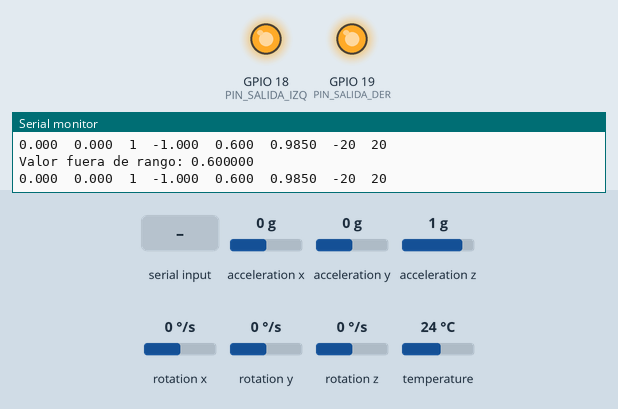
Bench run of a sketch on a simulated ESP32. Parts: output pins drawn as LEDs (lit = HIGH), the last lines printed to the serial monitor. Dashed ring = blinking. The test bench sets the inputs (shaded band); at power-on: acceleration x 0 g, acceleration y 0 g, acceleration z 1 g, rotation x 0 °/s, rotation y 0 °/s, rotation z 0 °/s, temperature 24 °C. EEPROM starts erased; nothing arrives over Bluetooth unless stated.

Above: at 1.2 s.
1.3 s: "ANGULOS\n" received over the second serial link
At 2.98 s:
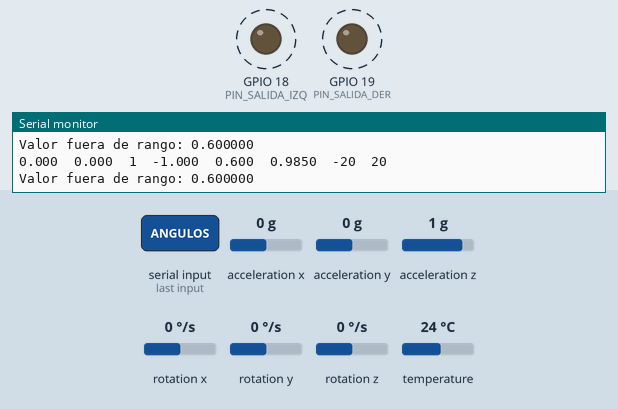
4.3 s: acceleration x set to -1.4 g
At 5.6 s:
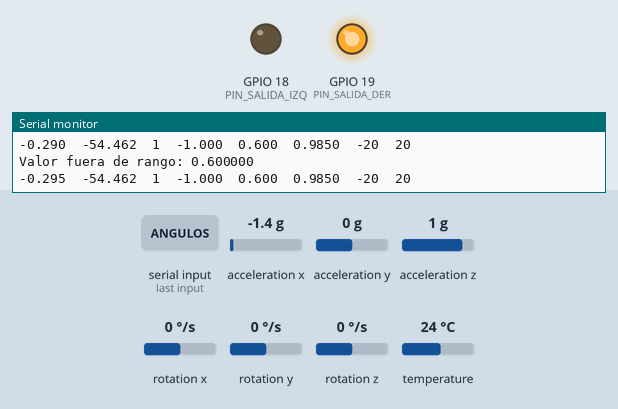
6.1 s: "OFF_SET\n" received over the second serial link
At 7.7 s:
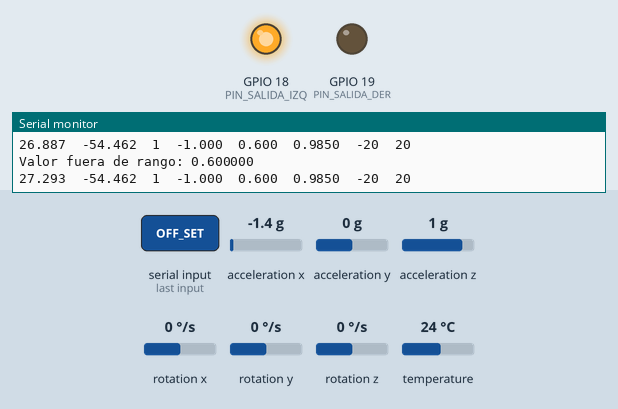
8.0 s: "CL,1\n" received over the second serial link
At 9.1 s:
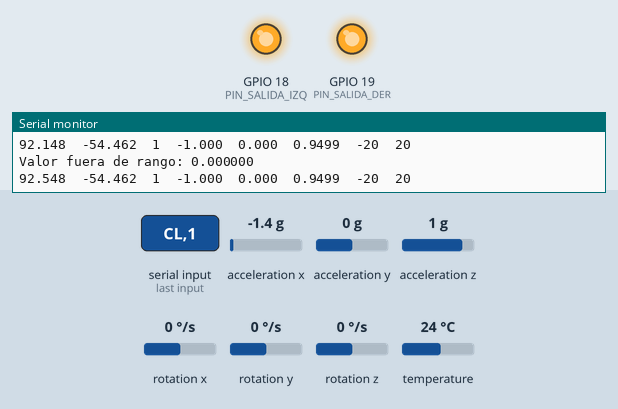
Timing chart, 0 to 10.5 s (numbered marks = the images above; inputs shaded):
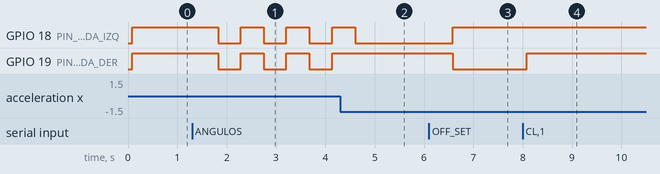

The sketch:

IMU_NUEVO.ino
```cpp
// IMU_proyecto.ino

#include <Wire.h>
#include "BluetoothSerial.h"
#include <Adafruit_MPU6050.h>
#include <Adafruit_Sensor.h>
//#include <Preferences.h> // Ya incluido en config_manager, pero lo dejamos por si acaso.

// Incluye nuestros módulos
#include "shared_data.h"
#include "config_manager.h"
#include "relay_control.h"
#include "mpu_handler.h"
#include "bluetooth_handler.h"

// Handles de las tareas de FreeRTOS
TaskHandle_t mpuTaskHandle;
TaskHandle_t bluetoothTaskHandle;

void setup() {
  Serial.begin(115200);
  while (!Serial) {
    delay(10);
  }
  Serial.println("Iniciando configuracion del ESP32...");

  // 1. Inicializar el Mutex para proteger datos compartidos
  xMutex_MPU_Data = xSemaphoreCreateMutex();
  if (xMutex_MPU_Data == NULL) {
    Serial.println("ERROR: No se pudo crear el Mutex de datos del MPU. Deteniendo...");
    while(1);
  } else {
    Serial.println("Mutex para datos del MPU creado correctamente.");
  }

  // 2. Inicializar la gestión de preferencias (para guardar/cargar configuración)
  if (!config_init()) {
    Serial.println("ERROR: No se pudo inicializar Preferences. Deteniendo...");
    while(1);
  }

  // g_modo = MODO_AUTOMATICO;
  // config_save_profile();

  config_load_profile(); // Cargar el perfil de configuración inicial
  config_print_all(); // Imprimir configuración cargada (para depuración)


  // 3. Inicializar los pines de los relés
  relays_init();

  // 4. Inicializar Bluetooth Serial
  // NombreBT se carga desde config_load_profile()
  SerialBT.begin(g_NombreBT);
  Serial.printf("%s Listo en el Nucleo...: %d\n", g_NombreBT.c_str(), xPortGetCoreID());


  // 5. Crear Tarea para MPU6050 en Core 0
  xTaskCreatePinnedToCore(
    mpu_task_core0,
    "MPU_Task",
    // Aumentamos el stack size como precaución
    8192, // Stack size (en bytes). Aumentado de 4096 para mayor seguridad.
    NULL,
    5, // Prioridad de la tarea
    &mpuTaskHandle, // Handle de la tarea
    0  // Núcleo 0
  );
  Serial.println("Tarea 'MPU_Task' creada en Core 0.");

  // 6. Crear Tarea para Bluetooth en Core 1
  xTaskCreatePinnedToCore(
    bluetooth_task_core1,
    "Bluetooth_Task",
    // Aumentamos el stack size para Bluetooth que consume bastante.
    12288, // Stack size (en bytes). Aumentado de 8192 para mayor seguridad.
    NULL,
    5, // Prioridad de la tarea
    &bluetoothTaskHandle, // Handle de la tarea
    1  // Núcleo 1
  );
  Serial.println("Tarea 'Bluetooth_Task' creada en Core 1.");

  Serial.println("Configuracion inicial del ESP32 completada. Las tareas estan ejecutandose.");
}


// loop() se mantiene vacío ya que FreeRTOS gestiona las tareas.
void loop() {
  // Las tareas de FreeRTOS se ejecutan de forma independiente.
  // Puedes usar este loop si necesitas algo que no sea una tarea FreeRTOS,
  // pero generalmente no es necesario en proyectos con FreeRTOS.
  delay(10); // Pequeño delay para evitar un loop vacío y hambriento de CPU.
}
```

bluetooth_handler.cpp
```cpp
// bluetooth_handler.cpp

#include "bluetooth_handler.h"

String MensajeCompleto = ""; // Buffer para el mensaje completo recibido por BT
String cadena_bt_salida = ""; // Cadena para el mensaje a enviar por BT


void bluetooth_task_core1(void *pvParameters) {
  Serial.printf("[Core 1] Bluetooth_Task: Iniciada en el Nucleo %d\n", xPortGetCoreID());

  for (;;) {
    process_bluetooth_data(); // Llamar a la función que maneja RX/TX
    vTaskDelay(g_ImuDelay / portTICK_PERIOD_MS); // Usar el mismo delay que el MPU para sincronizar la lectura
  }
}

void process_bluetooth_data() {
  // Tomar el mutex para leer datos compartidos y luego generar la cadena de salida
  if (xSemaphoreTake(xMutex_MPU_Data, portMAX_DELAY) == pdTRUE) {
    // Generación de la cadena de salida (TU FORMATO ORIGINAL)
    cadena_bt_salida = "CL,";                                     // 00 - CARACTERES PARA DETERMINAR SI LA CADENA ES VALIDA
    if (g_invertir == 0) {
        cadena_bt_salida += String(g_Roll) + ",";                 // 01 - ANGULO DE INCLINACION FINAL
        }else{
          cadena_bt_salida += String(-g_Roll) + ",";              // 01 - ANGULO DE INCLINACION FINAL
        }
    cadena_bt_salida += String(g_FILTRO * 10000) + ",";           // 02 - FILTRO COMPLEMENTARIO
    cadena_bt_salida += String(g_ang_limite) + ",";               // 03 - ANGULO LIMITE PARA EL DISPARO DE SALIDAS
    cadena_bt_salida += String(g_CICLOS_ACT) + ",";               // 04 - HISTERESIS PARA LA ACTIVACION (CICLOS * DELAY)
    cadena_bt_salida += String(g_CICLOS_DES) + ",";               // 05 - HISTERESIS PARA LA DESACTIVACION (CICLOS * DELAY)
    cadena_bt_salida += String(g_eje) + ",";                      // 06 - EJE DE ACTUACION (Y O X)
    cadena_bt_salida += String(g_invertir) + ",";                 // 07 - INVERTIR 180 DE LA ECU SOBRE EL EJE Z
    cadena_bt_salida += String(g_modo) + ",";                     // 08 - MODO AUTOMATICO O MANUAL
    cadena_bt_salida += String(!g_salidaLuzAuxIzq) + ",";         // 09 - SALIDA IZQUIERDA (estado final, invertido)
    cadena_bt_salida += String(!g_salidaLuzAuxDer) + ",";         // 10 - SALIDA DERECHA (estado final, invertido)
    cadena_bt_salida += String(g_ImuDelay) + ",";                 // 11 - DELAY EN LAS LECTURAS Y TRANSMISION
    cadena_bt_salida += String(g_EMA_ALPHA) + ",";                // 12 - FACTOR FILTRO PASA BAJOS PARA EL ACELEROMETRO
    cadena_bt_salida += String(g_accelX) + ",";                   // 13 - ACELERACION EN X
    cadena_bt_salida += String(g_accelY) + ",";                   // 14 - ACELERACION EN Y
    cadena_bt_salida += String(g_YAW_ALPHA) + ",";                // 15 - FACTOR PARA COMPENZAR INCLINACION CON EL YAW (VELOCIDAD ANGULAR)
    cadena_bt_salida += String(g_gyroZ * g_YAW_ALPHA) + ",";      // 16 - VELOCIDAD ANGULAR (YA aplicada a YAW_ALPHA)
    cadena_bt_salida += String(g_GYRO_ESC) + ",";                 // 17 - FACTOR EN EL QUE DIVIDO EL DATO CRUDO DEL GIROSCOPIO
    cadena_bt_salida += String(g_ang_limite2) + ",";              // 18 - ANGULO LIMITE PARA EL APAGADO DE LAS SALIDAS
    cadena_bt_salida += String(g_perfil) + ",";                   // 19 - PERFIL DE USUARIO
    cadena_bt_salida += g_NombreBT;                               // 20 - NOMBRE DEL DISPOSITIVO

    SerialBT.print(cadena_bt_salida);
    SerialBT.flush(); // Limpia el buffer de comunicación. Podría causar un poco de lentitud si el ImuDelay es muy bajo.

    xSemaphoreGive(xMutex_MPU_Data); // Liberar el mutex después de usar los datos
  }

  // Recepción y decodificación de comandos Bluetooth
  if (SerialBT.available()) {
    MensajeCompleto = SerialBT.readStringUntil('\n');
    Serial.println("BT Rx: " + MensajeCompleto); // Imprimir en Serial para depuración
    Decodifico(MensajeCompleto); // Decodificar el mensaje
  }
}

int Decodifico(String msg) {
  // No necesitamos mutex aquí porque solo leemos la cadena de entrada
  // y luego modificamos variables globales protegidas por mutex en el bloque if

  // --- DEBUG: Imprime el mensaje completo que recibe Decodifico ---
  Serial.print("Decodifico recibe msg (con comillas): '");
  Serial.print(msg);
  Serial.println("'");
  Serial.printf("Decodifico recibe msg Longitud: %d\n", msg.length());
  // --- FIN DEBUG ---

  String elemento0; // Declaramos elemento0 aquí

  // --- Extracción manual del primer elemento ---
  int firstCommaIndex = msg.indexOf(',');
  if (firstCommaIndex != -1) {
    elemento0 = msg.substring(0, firstCommaIndex);
  } else {
    // Si no hay coma, significa que el mensaje completo es el primer elemento (ej. "CALIB")
    elemento0 = msg;
  }
  // --- Fin de la extracción manual ---

  // --- ¡CRUCIAL! Limpia y normaliza el primer elemento ---
  elemento0.trim();       // Elimina espacios en blanco, \r, \n al principio y al final
  elemento0.toUpperCase(); // Convierte todo a mayúsculas para una comparación robusta

  // CAMBIO LOS PARAMETROS
  if (elemento0.equals("CL")) {
    Serial.println("¡ENTRANDO EN IF 'CL'! Procesando parámetros..."); // Mensaje de confirmación

    if (xSemaphoreTake(xMutex_MPU_Data, portMAX_DELAY) == pdTRUE) { // Tomar mutex para modificar globales
    // --- INICIO: NUEVA LÓGICA DE EXTRACCIÓN DE PARÁMETROS ROBUSTA (Ajustada al orden de la APP) ---
      String currentParam;
      int currentPos = firstCommaIndex; // Empezamos después del "CL,"

      // Helper lambda para extraer el siguiente parámetro
      auto getNextParam = [&](int& pos) {
        int nextComma = msg.indexOf(',', pos + 1);
        String param;
        if (nextComma == -1) { // Si es el último parámetro
            param = msg.substring(pos + 1);
        } else {
            param = msg.substring(pos + 1, nextComma);
        }
        pos = nextComma; // Actualiza la posición a la siguiente coma
        return param;
      };

      // 01: filtro_compl (que se mapea a g_FILTRO)
      currentParam = getNextParam(currentPos);
      g_FILTRO = map(currentParam.toFloat(), 1, 100, 9500, 10000);
      g_MADGWICK_BETA = map(currentParam.toFloat(), 1, 100, 10, 100) / 1000.0f;  // 0.01 a 0.1
      g_MADGWICK_BETA_NORMAL = g_MADGWICK_BETA / 2;
      g_FILTRO = (g_FILTRO - 1) / 10000.0; // Ajuste de rango

      // 02: lb_ang_disparo.Text (que se mapea a g_ang_limite)
      currentParam = getNextParam(currentPos);
      g_ang_limite = currentParam.toFloat();

      // 03: "20" (g_CICLOS_ACT)
      currentParam = getNextParam(currentPos);
      g_CICLOS_ACT = currentParam.toInt();

      // 04: "20" (g_CICLOS_DES)
      currentParam = getNextParam(currentPos);
      g_CICLOS_DES = currentParam.toInt();

      // 05: tb_eje.Checked (g_eje) <-- ¡Este es el que buscamos!
      currentParam = getNextParam(currentPos);
      g_eje = currentParam.toInt();

      // 06: tb_invertir.Checked (g_invertir)
      currentParam = getNextParam(currentPos);
      g_invertir = currentParam.toInt();

      // 07: tb_modo.Checked (g_modo)
      currentParam = getNextParam(currentPos);
      g_modo = currentParam.toInt();

      // 08: tb_invertir_yaw.Checked (flag para invertir g_YAW_ALPHA)
      int yaw_invert_flag;
      currentParam = getNextParam(currentPos);
      yaw_invert_flag = currentParam.toInt();

      // 09: ImuDelay (g_ImuDelay)
      currentParam = getNextParam(currentPos);
      g_ImuDelay = currentParam.toInt();

      // 10: (pasa_bajos/10) (g_EMA_ALPHA)
      currentParam = getNextParam(currentPos);
      g_EMA_ALPHA = currentParam.toFloat();

      // 11: (yaw) (g_YAW_ALPHA)
      currentParam = getNextParam(currentPos);
      g_YAW_ALPHA = currentParam.toInt();

      // 12: (gyro_esc) (g_GYRO_ESC)
      currentParam = getNextParam(currentPos);
      g_GYRO_ESC = currentParam.toInt();
      g_GYRO_LB = 131.0 / g_GYRO_ESC; // Recalcular

      // 13: (lb_ang_apagado.Text) (g_ang_limite2)
      currentParam = getNextParam(currentPos);
      g_ang_limite2 = currentParam.toFloat();

      // 14: Perfil (g_perfil)
      currentParam = getNextParam(currentPos);
      g_perfil = currentParam.toInt();

      // 15: txt_nombreBT.Text (g_NombreBT)
      currentParam = getNextParam(currentPos);
      g_NombreBT = currentParam;

      // Ajuste de YAW_ALPHA si el flag (índice 8) es 1
      if (yaw_invert_flag == 1) {
        g_YAW_ALPHA = g_YAW_ALPHA * -1;
      }

      // Actualizar aLim y aLim2 inmediatamente
      g_aLim = g_ang_limite;
      g_aLim2 = g_ang_limite2;

      // --- FIN: NUEVA LÓGICA DE EXTRACCIÓN DE PARÁMETROS ROBUSTA ---


      config_save_profile(); // Guardar los nuevos parámetros en flash
      xSemaphoreGive(xMutex_MPU_Data); // Liberar mutex
    }
  }

  // CALIBRAR LA IMU
  else if (elemento0.equals("CALIB")) { // Usar else if para optimizar si no es "CL"
    // La solicitud de calibración se pasa a la tarea MPU a través de un flag
    mpu_calibrate_sensor_wrapper(); // Esta función ya maneja el mutex
  }

  // SUPERPONER UN OFFSET TEMPORAL
  else if (elemento0.equals("OFF_SET")) { // Usar else if
    if (xSemaphoreTake(xMutex_MPU_Data, portMAX_DELAY) == pdTRUE) {
      // Acceder a g_Roll (el ángulo procesado)
      if (g_invertir == false) {
        g_calib_y += g_Roll * -1; // Esto aplicaría el offset al eje Y
        g_calib_x += g_Roll * -1; // Esto aplicaría el offset al eje X (si lo usas para otro Roll)
      } else {
        g_calib_y -= g_Roll;
        g_calib_x -= g_Roll;
      }
      Serial.printf("Offset temporal aplicado: calib_x: %.2f, calib_y: %.2f\n", g_calib_x, g_calib_y);
      xSemaphoreGive(xMutex_MPU_Data);
    }
  }

  // FORZAR LA SEÑAL DE SALIDA MANUALMENTE
  else if (elemento0.equals("SAL")) { // Usar else if
    if (xSemaphoreTake(xMutex_MPU_Data, portMAX_DELAY) == pdTRUE) {
      // Usar la helper lambda para estos también
      String message = msg;
      int currentPos = message.indexOf(','); // Después de "SAL,"

      auto getNextParam_local = [&](int& pos_local) { // Nueva lambda para evitar conflicto con la anterior
        int nextComma = message.indexOf(',', pos_local + 1);
        String param;
        if (nextComma == -1) {
            param = message.substring(pos_local + 1);
        } else {
            param = message.substring(pos_local + 1, nextComma);
        }
        pos_local = nextComma;
        return param;
      };

      g_modo = getNextParam_local(currentPos).toInt();

      int sal_izq_val = getNextParam_local(currentPos).toInt();
      if (sal_izq_val == 0) {
        g_Sal_IZQ_forzada = 0;
      } else {
        g_Sal_IZQ_forzada = 1;
      }

      int sal_der_val = getNextParam_local(currentPos).toInt();
      if (sal_der_val == 0) {
        g_Sal_DER_forzada = 0;
      } else {
        g_Sal_DER_forzada = 1;
      }
      xSemaphoreGive(xMutex_MPU_Data);
    }
  }

  else if (elemento0.equals("AUTO")) { // Usar else if
    if (xSemaphoreTake(xMutex_MPU_Data, portMAX_DELAY) == pdTRUE) {
      g_modo = MODO_AUTOMATICO;
      g_Sal_IZQ_forzada = 1;
      g_Sal_DER_forzada = 1;

      config_save_profile(); // Guardar los nuevos parámetros en flash
      xSemaphoreGive(xMutex_MPU_Data);
    }
  }
  else if (elemento0.equals("MANUAL")) { // Usar else if
    if (xSemaphoreTake(xMutex_MPU_Data, portMAX_DELAY) == pdTRUE) {
      g_modo = MODO_MANUAL;
      g_Sal_IZQ_forzada = 0;
      g_Sal_DER_forzada = 0;

      config_save_profile(); // Guardar los nuevos parámetros en flash
      xSemaphoreGive(xMutex_MPU_Data);
    }
  }

  else if (elemento0.equals("ANGULOS")) { // Usar else if
    if (xSemaphoreTake(xMutex_MPU_Data, portMAX_DELAY) == pdTRUE) {
      // Usar la helper lambda para estos también
      String message = msg;
      int currentPos = message.indexOf(','); // Después de "ANGULOS,"

      auto getNextParam_local = [&](int& pos_local) { // Nueva lambda para evitar conflicto con la anterior
        int nextComma = message.indexOf(',', pos_local + 1);
        String param;
        if (nextComma == -1) {
            param = message.substring(pos_local + 1);
        } else {
            param = message.substring(pos_local + 1, nextComma);
        }
        pos_local = nextComma;
        return param;
      };

      g_ang_limite = getNextParam_local(currentPos).toFloat();
      g_ang_limite2 = getNextParam_local(currentPos).toFloat();

      g_perfil = 0; // Perfil de usuario se pone a 0

      // Ajustar aLim y aLim2 inmediatamente
      g_aLim = g_ang_limite;
      g_aLim2 = g_ang_limite2;

      config_save_profile(); // Guardar los nuevos ángulos
      xSemaphoreGive(xMutex_MPU_Data);
    }
  }
  return 0; // Opcional, según la lógica de tu Decodifico
}
```

bluetooth_handler.h
```cpp
// bluetooth_handler.h

#ifndef BLUETOOTH_HANDLER_H
#define BLUETOOTH_HANDLER_H

#include <Arduino.h>
#include "BluetoothSerial.h"
#include "shared_data.h" // Para acceder a variables globales y el mutex
#include "config_manager.h" // Para guardar la configuración modificada
#include "mpu_handler.h" // Para llamar a mpu_calibrate_sensor_wrapper

// Prototipos de funciones
void bluetooth_task_core1(void *pvParameters); // Tarea FreeRTOS para Bluetooth
void process_bluetooth_data(); // Maneja el envío y recepción
int Decodifico(String msg); // Función para decodificar comandos entrantes

#endif // BLUETOOTH_HANDLER_H
```

mpu_handler.h
```cpp
// mpu_handler.h

#ifndef MPU_HANDLER_H
#define MPU_HANDLER_H

#include "shared_data.h"     // Para acceder a variables globales y el mutex
#include <Arduino.h>
#include <Wire.h>
#include <Adafruit_MPU6050.h>
#include <Adafruit_Sensor.h>
#include "config_manager.h"  // Para guardar los offsets
#include "relay_control.h"   // Para calCLight

// Declaración de la instancia del MPU
extern Adafruit_MPU6050 mpu;

// Variables de tiempo para cálculos internos de la tarea MPU
extern long tiempo_prev_imu;    // ¡CORREGIDO! Solo 'extern' aquí
extern long dt_imu;             // ¡CORREGIDO! Solo 'extern' aquí

// Prototipos de funciones
float mapearValorConMap(float entrada);
bool mpu_init_sensor();
void mpu_calibrate_sensor_wrapper();  // Función de calibración llamada desde fuera de la tarea
void mpu_calibrate_sensor_internal(); // Función interna de calibración (sin mutex)
void mpu_read_and_process_data();
void mpu_task_core0(void *pvParameters); // Tarea FreeRTOS para el MPU

// Funciones auxiliares de filtrado
float EMALowPassFilter(float value);
extern float EMA_LP_filter_val; // ¡CORREGIDO! Solo 'extern' aquí

// Funciones de monitoreo (para Serial)
void MonitorROLL(float accel_angle_ema_filtered, float gyro_rate_post_deadband, bool is_moving_linearly, float accel_magnitude);
void MonitorRAW(sensors_event_t a, sensors_event_t g);

#define GRAVEDAD 9.81 // Usar 9.81 m/s^2 como valor de gravedad

#endif // MPU_HANDLER_H
```

relay_control.h
```cpp
// relay_control.h

#ifndef RELAY_CONTROL_H
#define RELAY_CONTROL_H

#include <Arduino.h>
#include "shared_data.h" // Para usar SAL_ACT, SAL_DESACT y las variables g_salidaLuzAux*

// Pines de los relés
#define PIN_SALIDA_IZQ 18
#define PIN_SALIDA_DER 19

// Declaraciones de funciones de control de relés
void relays_init();
bool SalidaDerecha(long angulo, float LIMITE_DER);
bool SalidaIzquierda(long angulo, float LIMITE_IZQ);
bool SalidaDerecha2(float angulo, float LIMITE_ACT, float LIMITE_DES);
bool SalidaIzquierda2(float angulo, float LIMITE_ACT, float LIMITE_DES);
int Val_Frenado(float acelY, float Limite);
void activarAmbasSalidas();
void desactivarAmbasSalidas();
void initCLight();
void calCLight();

#endif // RELAY_CONTROL_H
```

Source omitted: mpu_handler.cpp (16137 bytes), relay_control.cpp (4009 bytes), shared_data.cpp (1207 bytes), shared_data.h (2855 bytes), config_manager.cpp (5993 bytes), config_manager.h (809 bytes)

Measured:
- after the input at 1.3 s, GPIO 18 (PIN_SALIDA_IZQ), GPIO 19 (PIN_SALIDA_DER): alternates HIGH for 0.46 s and LOW for 0.46 s, starting after 0.53 s
- after the input at 4.3 s, GPIO 18 (PIN_SALIDA_IZQ): goes on until 4.6 s, then stays LOW; GPIO 19 (PIN_SALIDA_DER): stops changing and stays HIGH
- after the input at 6.1 s, GPIO 18 (PIN_SALIDA_IZQ): LOW → HIGH after 0.49 s; GPIO 19 (PIN_SALIDA_DER): HIGH → LOW after 0.49 s
- after the input at 8.0 s, GPIO 19 (PIN_SALIDA_DER): LOW → HIGH after 0.09 s
